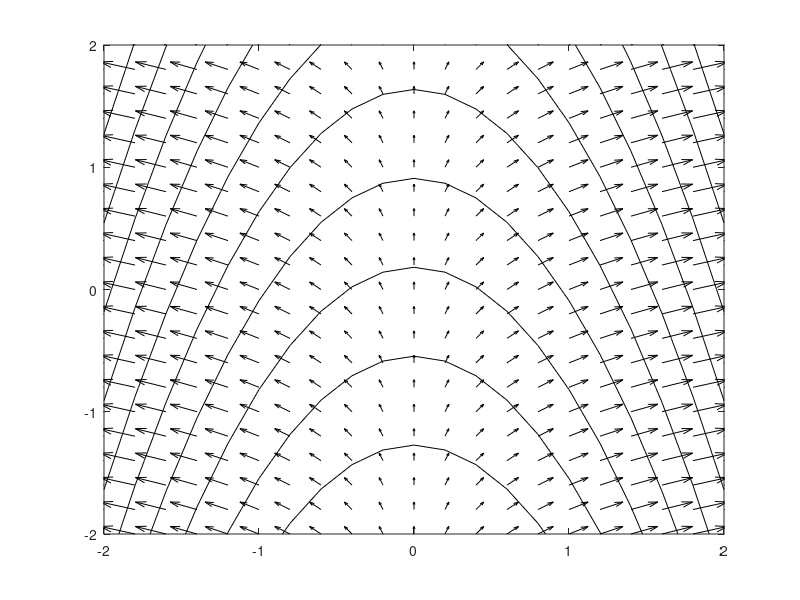

Write MATLAB code to recreate this figure.
[x y] = meshgrid(-2:.2:2, -2:.2:2);
V = x.^2 + y; 
dx = 2*x;
dy = 1;
[dx dy] = gradient(V, 0.2, 0.2);
axis equal
contour(x, y, V,'k'), hold on
quiver(x, y, dx, dy,'k'), hold off
